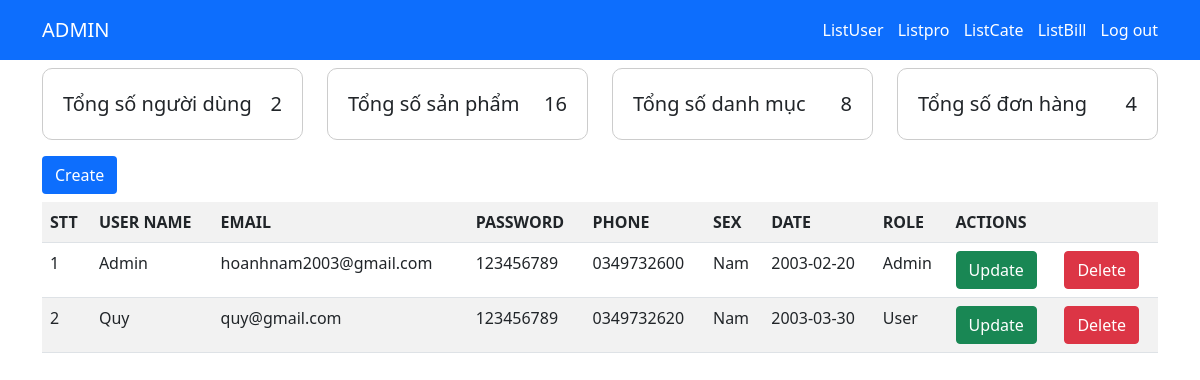
Screenshot of /admin.php (signed in) with the database file from the repository.
### tables this page shows
CREATE TABLE `user` (
  `user_id` int(11) NOT NULL,
  `user_name` varchar(100) NOT NULL,
  `password` varchar(100) NOT NULL,
  `email` varchar(100) NOT NULL,
  `phone` varchar(15) NOT NULL,
  `role` varchar(10) NOT NULL,
  `date` date NOT NULL,
  `sex` varchar(20) NOT NULL
);

### admin.php (the view, shortened to what this page needs)
<?php
    include_once 'connection.php';
    $sql = "SELECT * FROM user";
    $listUers = $conn->query($sql)->fetchAll();
    $sql2 = "SELECT COUNT(*) AS total FROM product";
    $totalResult = $conn->query($sql2);
    $totalRow = $totalResult->fetch(PDO::FETCH_ASSOC);
    $totalProduct = $totalRow['total'];
    $sql3 = "SELECT COUNT(*) AS total_category FROM category";
    $totalResult = $conn->query($sql3);
    $totalRow = $totalResult->fetch(PDO::FETCH_ASSOC);
    $totalCategory = $totalRow['total_category'];
    $sql4 = "SELECT COUNT(*) AS total_user FROM user";
    $totalResult = $conn->query($sql4);
    $totalRow = $totalResult->fetch(PDO::FETCH_ASSOC);
    $totalUser = $totalRow['total_user'];
    $sql5 = "SELECT COUNT(*) AS total_bill FROM bill";
    $totalResult = $conn->query($sql5);
    $totalRow = $totalResult->fetch(PDO::FETCH_ASSOC);
    $totalBill = $totalRow['total_bill'];
?>
<!DOCTYPE html>
<html lang="en">
<head>
    <link href="https://cdn.jsdelivr.net/npm/bootstrap@5.0.2/dist/css/bootstrap.min.css" rel="stylesheet">
    <link rel="stylesheet" href="style.css">
</head>
<body>
    <div class='container-fluid bg-primary p-2'>
        <div class='container bg-primar d-flex justify-content-between align-items-center'>
            <a href="home.php"><p class='logo'>ADMIN</p></a>
            <ul>
                <li><a href="admin.php">ListUser</a></li>
                <li><a href="listPro.php">Listpro</a></li>
                <li><a href="listCate.php">ListCate</a></li>
                <li><a href="listBill.php">ListBill</a></li>
                <li><a href="logout.php">Log out</a></li>
            </ul>
        </div>
    </div>
    <div class='container'>
        <div class="row my-2">
            <div class="col">
                <div class="boxO">
                    <p>Tổng số người dùng</p>
                    <p><?= $totalUser ?></p>
                </div>
            </div>
            <div class="col">
                <div class="boxO">
                    <p>Tổng số sản phẩm</p>
                    <p><?= $totalProduct ?></p>
                </div>
            </div>
            <div class="col">
                <div class="boxO">
                    <p>Tổng số danh mục</p>
                    <p><?= $totalCategory ?></p>
                </div>
            </div>
            <div class="col">
            <div class="boxO">
                <p>Tổng số đơn hàng</p>
                <p><?= $totalBill ?></p>
            </div>
        </div>
        </div>
        <button type="button" class='btn bg-primary my-2'><a href="createUser.php">Create</a></button>
        <table class="table table-striped">
            <tr>
                <th scope="col">STT</th>
                <th scope="col">USER NAME</th>
                <th scope="col">EMAIL</th>
                <th scope="col">PASSWORD</th>
                <th scope="col">PHONE</th>
                <th scope="col">SEX</th>
                <th scope="col">DATE</th>
                <th scope="col">ROLE</th>
                <th colspan='2'>ACTIONS</th>
            </tr>
            <?php
                if(count($listUers) === 0){
                    echo '<tr><td colspan=8><p style="text-align: center;margin-bottom: 0">Không có tài khoản nào.</td></tr></p>';
                }else{
                    foreach($listUers as $key => $value) : ?>
                <tr>
                    <td><?= $key + 1 ?></td>
                    <td style="text-align: justify;"><?= $value['user_name'] ?></td>
                    <td><?= $value['email'] ?></td>
                    <td style="text-align: justify;"><?= $value['password'] ?></td>
                    <td><?= $value['phone'] ?></td>
                    <td><?= $value['sex'] ?></td>
                    <td><?= $value['date'] ?></td>
                    <td><?= $value['role'] ?></td>
                    <td><button type='button' class="btn btn-success"><a href="updateUser.php?id=<?= $value['user_id']?>">Update</a></button></td>
                    <td><button type='button' class="btn btn-danger" data-bs-toggle="modal" data-bs-target="#exampleModal">Delete</button></td>
                </tr>
            <?php endforeach; } ?>
        </table>
    </div>
</body>
</html>

### style.css (style rules this page uses)
.logo { font-size: 20px; color: #fff; font-weight: 500; margin-bottom: 0; }
a { color: #fff; text-decoration: none; }
ul { margin: 0; }
ul li { display: inline-block; list-style: none; margin-left: 10px; padding: 10px 0; }
.boxO { border: 1px solid #ccc; border-radius: 10px; display: flex; justify-content: space-between; padding: 20px; }
.boxO p { margin-bottom: 0; font-size: 20px; font-weight: 500; }

### rows the page displays
user: user_name "Admin", email "hoanhnam2003@gmail.com", password "123456789", phone "0349732600", sex "Nam", date "2003-02-20", role "Admin"
user: user_name "Quy", email "quy@gmail.com", password "123456789", phone "0349732620", sex "Nam", date "2003-03-30", role "User"

### other values shown
$totalUser "2"
$totalProduct "16"
$totalCategory "8"
$totalBill "4"
